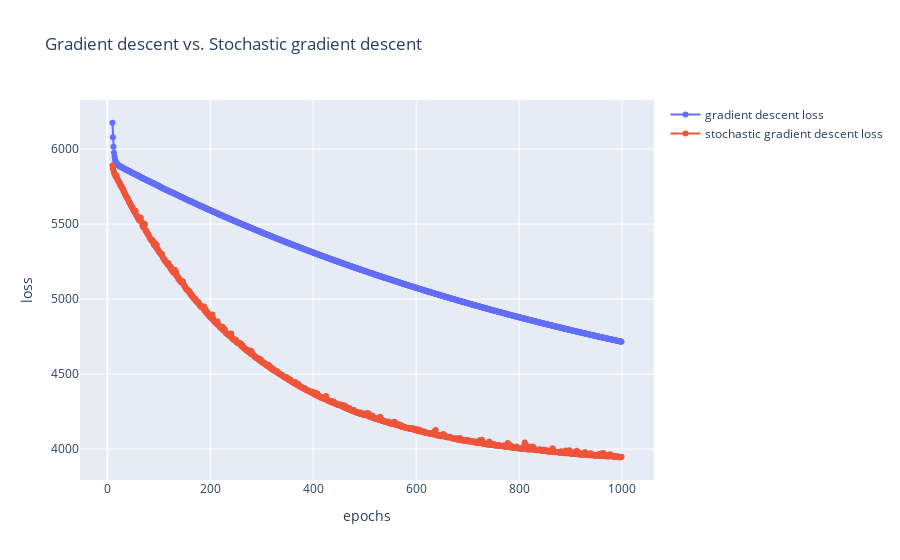

Notebook code for this chart:
### Markdown cell above
Let's now compare the loss of classical gradient descent with the loss of stochastic gradient descent in a visualization.

### Code cell
fig = go.Figure()
fig.add_trace(go.Scatter(x=[i for i in range(epochs)][10:], y=loss_history[10:],
              mode="markers+lines",
              name="gradient descent loss"))
fig.add_trace(go.Scatter(x=[i for i in range(epochs)][10:], y=stochastic_loss_history[10:],
              mode="markers+lines",
              name="stochastic gradient descent loss"))
fig.update_layout(
    title="Gradient descent vs. Stochastic gradient descent",
    xaxis_title="epochs",
    yaxis_title="loss"
    )
fig.show()

### Figure 1 — Plotly figure (JSON) as saved in the notebook; plotly's stock layout.template omitted (floating-point values rounded to 4 significant figures; data arrays with more than 128 entries replaced by an {"elided": "..."} marker saying what was removed)
{"data": [{"mode": "markers+lines", "name": "gradient descent loss", "type": "scatter", "x": {"elided": "990 int values"}, "y": {"elided": "990 float values"}}, {"mode": "markers+lines", "name": "stochastic gradient descent loss", "type": "scatter", "x": {"elided": "990 int values"}, "y": {"elided": "990 float values"}}], "layout": {"title": {"text": "Gradient descent vs. Stochastic gradient descent"}, "xaxis": {"title": {"text": "epochs"}}, "yaxis": {"title": {"text": "loss"}}}}
